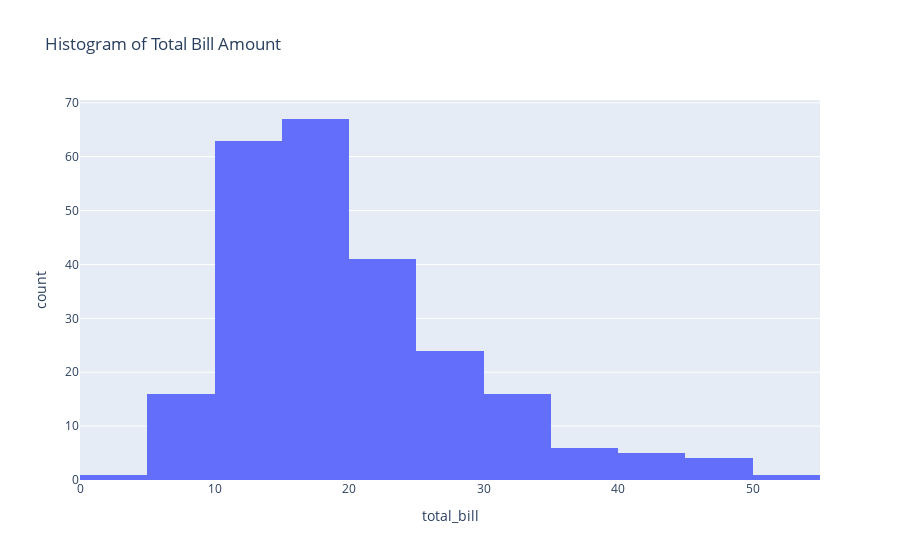

The code cell stored with this chart in its notebook:
### Code cell
fig=px.histogram(tips,x='total_bill',nbins=20,title='Histogram of Total Bill Amount')
fig.show()

### Figure 1 — Plotly figure (JSON) as saved in the notebook; plotly's stock layout.template omitted (floating-point values rounded to 4 significant figures; data arrays with more than 128 entries replaced by an {"elided": "..."} marker saying what was removed)
{"data": [{"alignmentgroup": "True", "bingroup": "x", "hovertemplate": "total_bill=%{x}<br>count=%{y}<extra></extra>", "legendgroup": "", "marker": {"color": "#636efa", "pattern": {"shape": ""}}, "name": "", "nbinsx": 20, "offsetgroup": "", "orientation": "v", "showlegend": false, "type": "histogram", "x": {"elided": "244 float values"}, "xaxis": "x", "yaxis": "y"}], "layout": {"autosize": true, "barmode": "relative", "legend": {"tracegroupgap": 0}, "title": {"text": "Histogram of Total Bill Amount"}, "xaxis": {"anchor": "y", "autorange": true, "domain": [0, 1], "range": [0, 55], "title": {"text": "total_bill"}, "type": "linear"}, "yaxis": {"anchor": "x", "autorange": true, "domain": [0, 1], "range": [0, 70.53], "title": {"text": "count"}}}}
